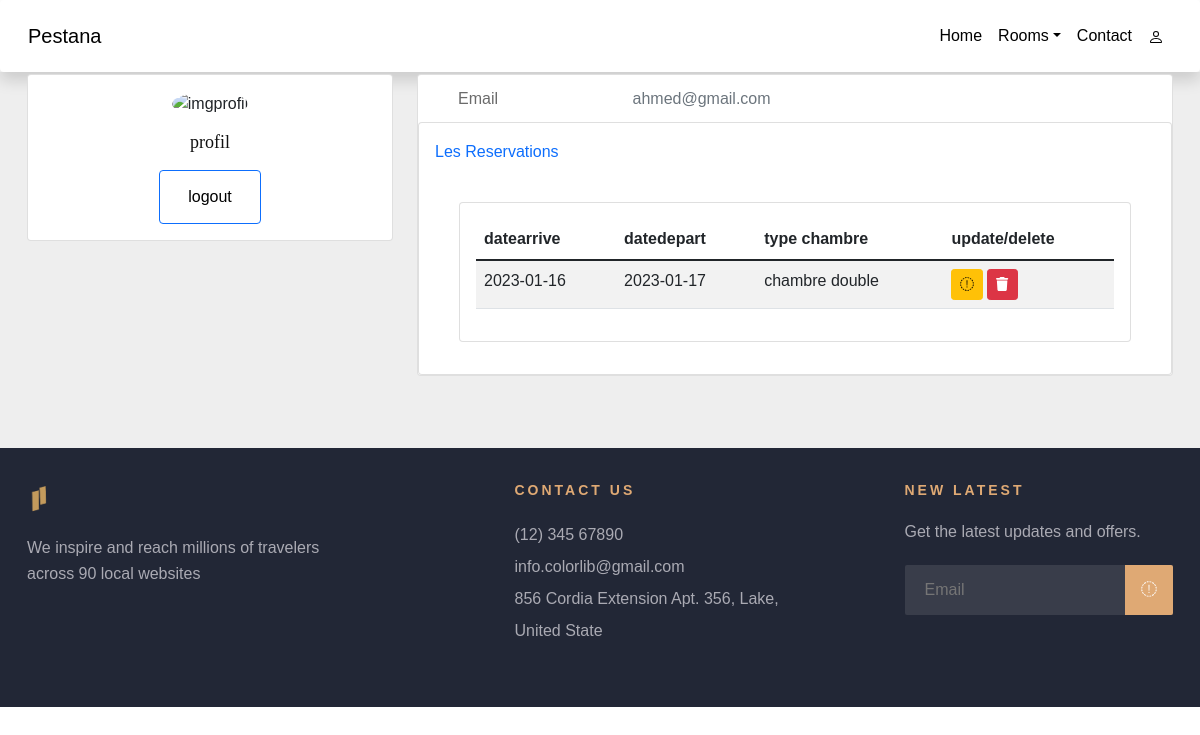
The page /Site/HH/profil (signed in) on the database as committed earlier.
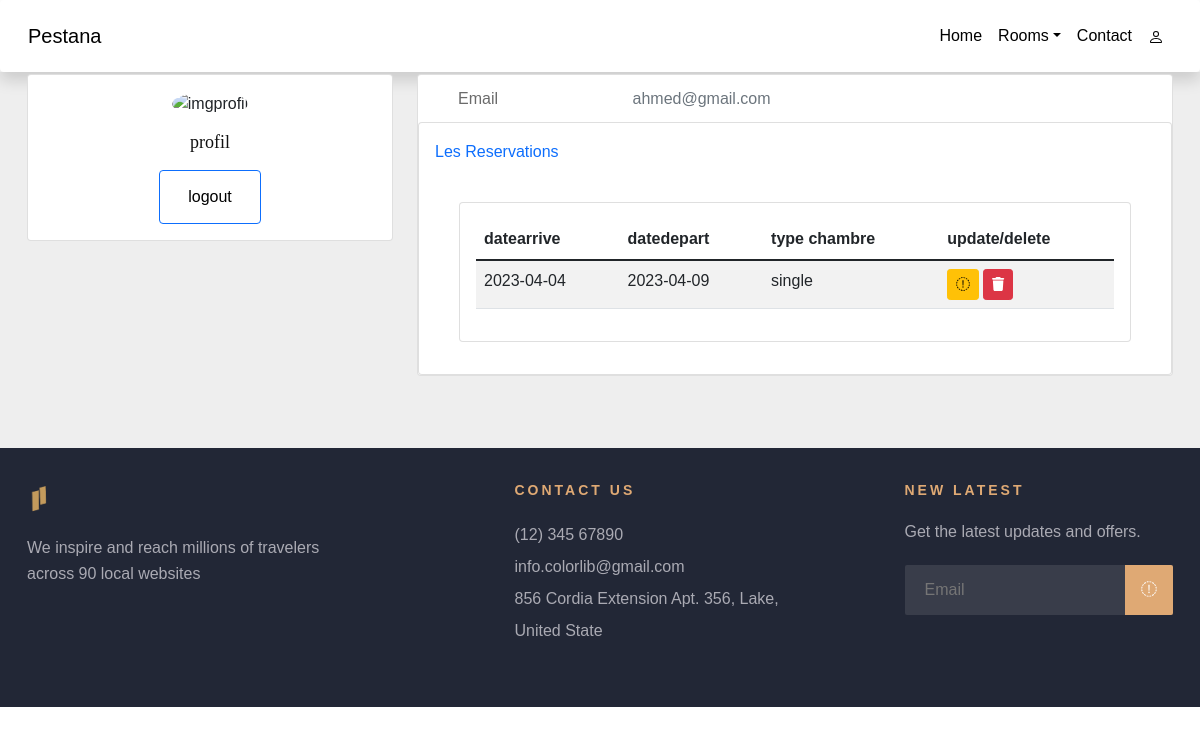
The same page on the database as committed later.
### tables this page shows
CREATE TABLE `reservation` (
  `reservationId` int(11) NOT NULL,
  `datearrive` date NOT NULL,
  `datedepart` date NOT NULL,
  `AdminId` int(11) NOT NULL,
  `ChambreId` int(11) NOT NULL
);

CREATE TABLE `room` (
  `ChambreId` int(11) NOT NULL,
  `nombrepers` int(30) NOT NULL,
  `prix` float NOT NULL,
  `imageroom` varchar(20) NOT NULL,
  `typechambre` varchar(30) NOT NULL,
  `typedetype` varchar(20) NOT NULL
);

### Site/HH/controllers/HomeController.php (called while the page is built)
<?php
class HomeController{
    public function index($page){
        include('views/'.$page.'.php');
    }
}
?>

### Site/HH/autoload.php (called while the page is built, shortened)
<?php
function autoload($class_name){
    $array_paths = array(
        'database/',
        'app/classes/',
        'models/',
        'controllers/'
      );
    foreach($array_paths as $path){
        $file = sprintf($path.'%s.php',$class_name);
    }
}
?>

### Site/HH/database/DB.php (called while the page is built)
<?php
class DB{
    static public function connect(){
        $db=new PDO("mysql:host=localhost;dbname=rhotel","root","");
        $db->exec("set names utf8");
        $db->setAttribute(PDO::ATTR_ERRMODE,PDO::ERRMODE_WARNING);
        return $db;
    }
}
?>

### Site/HH/models/Reservation.php (called while the page is built, shortened)
<?php
class Reservation {
static public function getAll(){
		$stmt = DB::connect()->prepare('SELECT * FROM reservation ');
		$stmt->execute();
		return $stmt->fetchAll();
	}
}

### Site/HH/controllers/ReservationController.php (called while the page is built, shortened)
<?php
class ReservationController{
public function getAllReservations(){
		$reservations = Reservation::getAll();
		return $reservations;
	}
}
?>

### Site/HH/models/Room.php (called while the page is built, shortened)
<?php
class Room {
	static public function getAll(){
		$stmt = DB::connect()->prepare('SELECT * FROM room ');
		$stmt->execute();
		return $stmt->fetchAll();
	}
}

### Site/HH/controllers/RoomController.php (called while the page is built, shortened)
<?php
class RoomController{
	public function getAllroom(){
		$room = Room::getAll();
		return $room;
	}
	}
?>

### Site/HH/views/profil.php (the view, shortened to what this page needs)
<?php
$data = new ReservationController();
$reservations = $data->getAllReservations();
$dataro = new RoomController();
$rooms = $dataro->getAllroom();
?>
<section style="background-color: #eee;">
  <div class="container py-5">
    <div class="row">
      <div class="col-lg-4">
        <div class="card mb-4">
          <div class="card-body text-center">
            <img src="https://mdbcdn.b-cdn.net/img/Photos/new-templates/bootstrap-chat/ava3.webp" alt="imgprofil"
              class="rounded-circle img-fluid" style="width: 150px;">
            <h5 class="my-3">profil </h5>
            <label class="btn btn-outline-primary" for="btnradio4">
               <a href="<?php echo BASE_URL;?>logout"class="nav-link px-3">
                 logout
                </a>
              </label>
          </div>
        </div>
      </div>
      <div class="col-lg-8">
        <div class="card mb-4">
          <div class="card-body">
            <div class="row p-4 " >
              <div class="col-sm-3">
                <p class="mb-0">Email</p>
              </div>
              <div class="col-sm-9">
                <p class="text-muted mb-0">
                <?php echo  $_SESSION['AdminEmail'];?>
            </div>
          </div>
        </div>
        <div class="row">
          <div class="col-md-12">
            <div class="card mb-4 mb-md-0">
              <div class="card-body">
                <p class="mb-4"><span class="text-primary font-italic me-1">Les Reservations</span>
                </p>
                <main class="mt-5 pt-3">
        <div class="container-fluid">
          <div class="row">
            <div class="col-md-12 mb-3">
              <div class="card">
                <div class="card-body">
                  <div class="table-responsive">
                    <table
                      id="example"
                      class="table table-striped data-table"
                      style="width: 100%"
                    >
                      <thead>
                        <tr>
                          <th>datearrive</th>
                          <th>datedepart</th>
                          <th>type chambre</th>
                          <th>update/delete</th>
                        </tr>
                      </thead>
         <?php foreach($reservations as $reservation):?>
                      <tbody>
                        <tr>
                          <td><?php echo $reservation['datearrive'];?></td>
                          <td><?php echo $reservation['datedepart'];?></td>
                          <td><?php foreach($rooms as $room):?>
                          <?php if($reservation['ChambreId']=== $room['ChambreId']) {
                              echo $room['typechambre']." ".$room['typedetype'];}?>
                              <?php endforeach; ?></td>
                              <td>
                                <div class="d-flex">
                            <form method="POST" class="me-1" action="updatere">
                        <button class="btn btn-sm btn-warning"><i class="fa fa-eidt"> edit</i></button>
                    </form>
                    <form method="POST" class="me-1 " action="deletere">
                        <button class="btn btn-sm btn-danger"><i class="fa fa-trash">delete</i></button>
                    </form></div></td>
                        </tr>
                      </tbody>
          <?php endforeach; ?>
                    </table>
                  </div>
                </div>
              </div>
            </div>
          </div>
              </div>
            </div>
          </div>
          </div>
        </div>
      </div>
    </div>
  </div>
</section>

Rows that differ between the two databases and show on the page:
removed reservation: datearrive "2023-01-16", datedepart "2023-01-17"
no longer on this page (row edited): room: typechambre "chambre", typedetype "double", shown under "2023-01-16"
added reservation: datearrive "2023-04-04", datedepart "2023-04-09"
now on this page (row edited): room: typechambre "single", shown under "2023-04-04"
